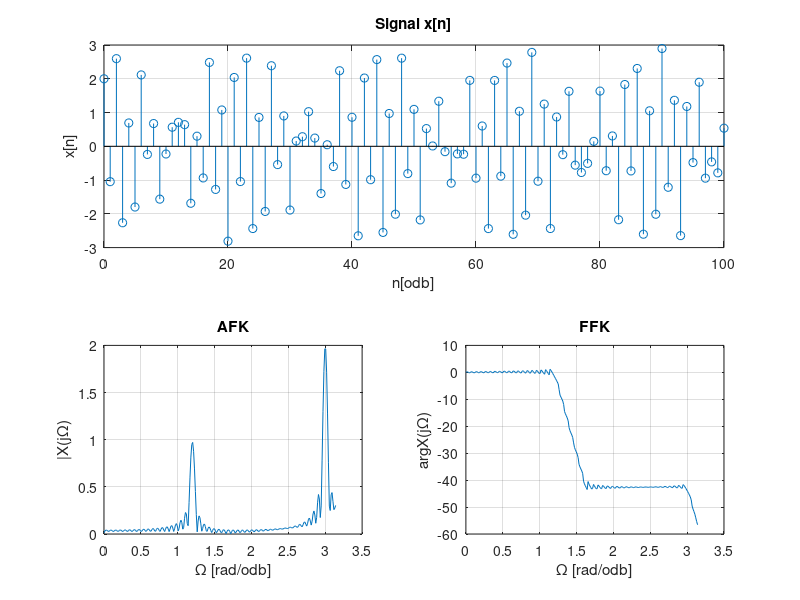
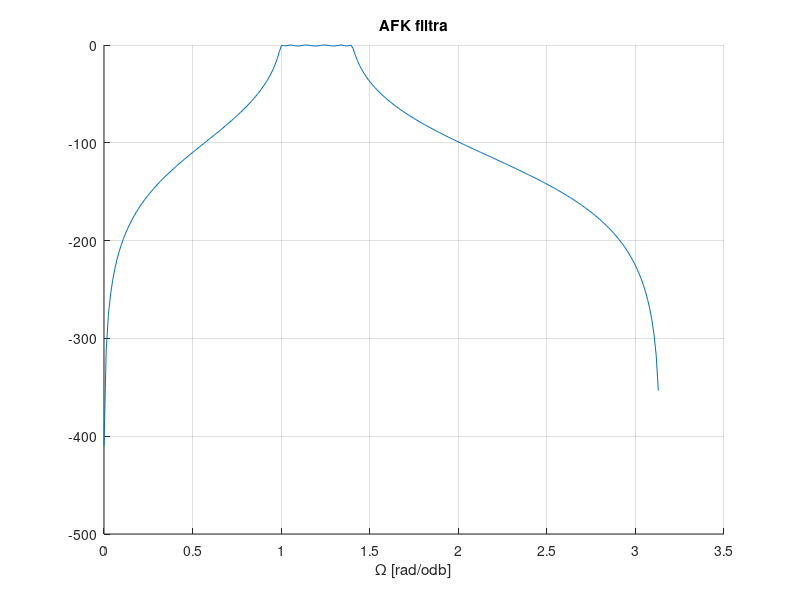
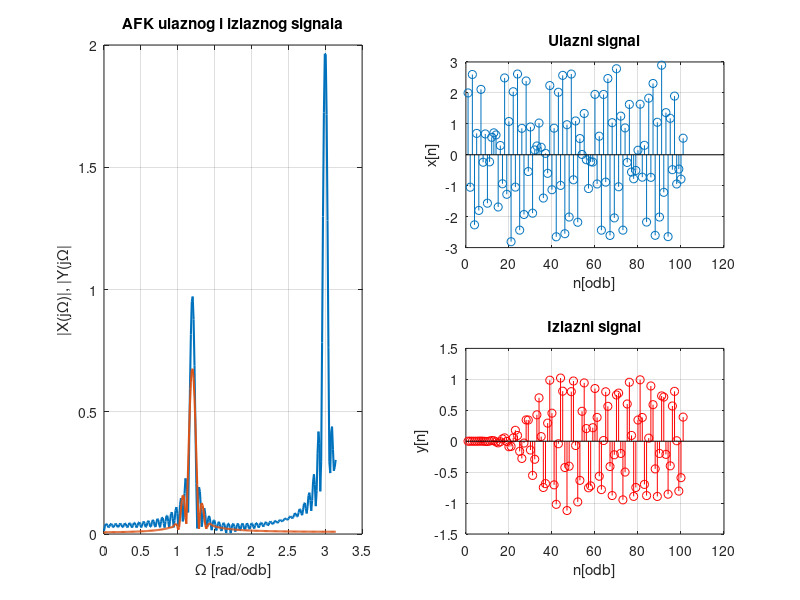

Recreate these plots in MATLAB, in order.
close all; clear all; clc;

n = 0:100;
x = sin(1.2*n) + 2*cos(3*n);
N = 4*2^nextpow2(length(x));
w1 = 0:2*pi/N:pi;
X = fft(x,N)/length(x);
X1 = abs(X(1:N/2+1));
X1(2:N/2+1) = 2*X1(2:N/2+1);
Xphase = unwrap(angle(X(1:N/2+1)));

figure(1)
  subplot(2,2, 1:2)
    stem(n,x);
    xlabel('n[odb]'); ylabel('x[n]'); title('Signal x[n]'); grid on;
  subplot(2,2,3)
    plot(w1,X1);
    xlabel('\Omega [rad/odb]'); ylabel('|X(j\Omega)'); title('AFK'); grid on;
  subplot(2,2,4)
    plot(w1,Xphase);
    xlabel('\Omega [rad/odb]'); ylabel('arg{X(j\Omega)}'); title('FFK'); grid on;
    
% Digitalni Cheby filtar I vrste
Wp = [1 1.4]/pi;
Ws = [0.9 1.5]/pi;
Rp = 1;
Rs = 30;
[n,Wn] = cheb1ord(Wp,Ws,Rp,Rs);
[b,a] = cheby1(n,Rp,Wp);
[h,w] = freqz(b,a,N/2+1);

figure(2)
  hold on;
  plot(w, 20*log10(abs(h)));
  xlabel('\Omega [rad/odb]'); title('AFK filtra'); grid on;
  
% Filtriranje signala
y = filter(b,a,x);
Y = fft(y,N)/length(y);
Y1 = abs(Y(1:N/2+1));
Y1(2:N/2+1) = 2*Y1(2:N/2+1);

figure(3)
  subplot(2,2,[1,3])
    plot(w1,X1,'Linewidth',1.5); hold on;
    plot(w1,Y1,'Linewidth',1.5);
    xlabel('\Omega [rad/odb]'); ylabel('|X(j\Omega)|, |Y(j\Omega|'); title('AFK ulaznog i izlaznog signala'); grid on;
  subplot(2,2,2)
    stem(x);
    xlabel('n[odb]'); ylabel('x[n]'); title('Ulazni signal'); grid on;
  subplot(2,2,4)
    stem(y,'r');
    xlabel('n[odb]'); ylabel('y[n]'); title('Izlazni signal'); grid on;